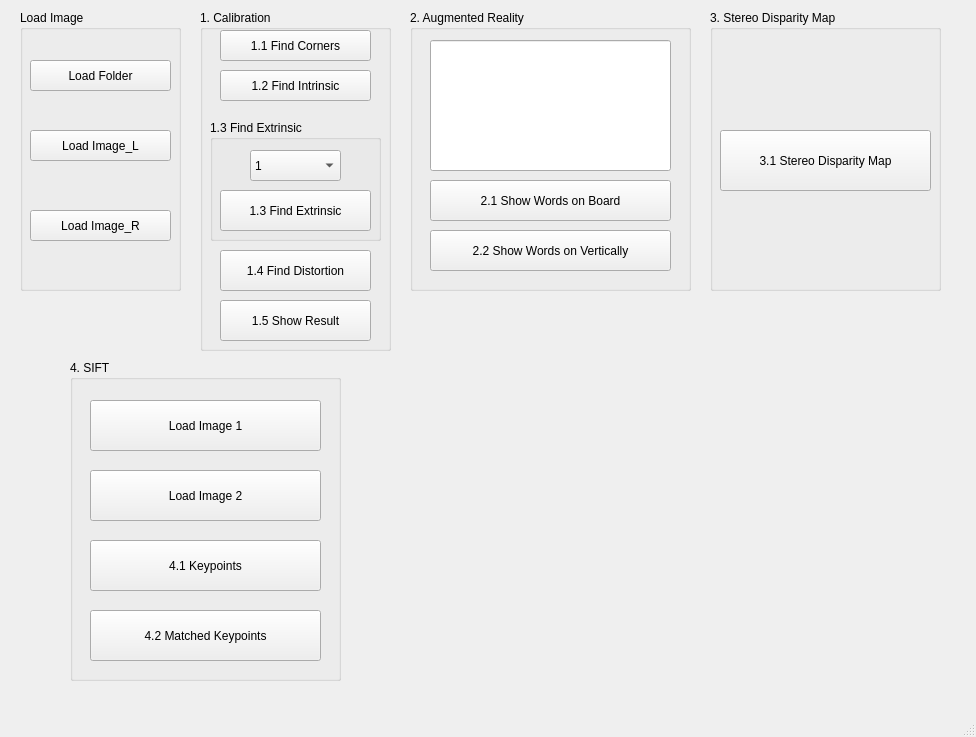
<?xml version="1.0" encoding="UTF-8"?>
<ui version="4.0">
 <class>MainWindow</class>
 <widget class="QMainWindow" name="MainWindow">
  <property name="geometry">
   <rect>
    <x>0</x>
    <y>0</y>
    <width>976</width>
    <height>737</height>
   </rect>
  </property>
  <property name="windowTitle">
   <string>MainWindow</string>
  </property>
  <widget class="QWidget" name="centralwidget">
   <widget class="QGroupBox" name="groupBox">
    <property name="geometry">
     <rect>
      <x>20</x>
      <y>10</y>
      <width>161</width>
      <height>281</height>
     </rect>
    </property>
    <property name="title">
     <string>Load Image</string>
    </property>
    <widget class="QPushButton" name="pushButton_1">
     <property name="geometry">
      <rect>
       <x>10</x>
       <y>50</y>
       <width>141</width>
       <height>31</height>
      </rect>
     </property>
     <property name="text">
      <string>Load Folder</string>
     </property>
    </widget>
    <widget class="QPushButton" name="pushButton_2">
     <property name="geometry">
      <rect>
       <x>10</x>
       <y>120</y>
       <width>141</width>
       <height>31</height>
      </rect>
     </property>
     <property name="text">
      <string>Load Image_L</string>
     </property>
    </widget>
    <widget class="QPushButton" name="pushButton_3">
     <property name="geometry">
      <rect>
       <x>10</x>
       <y>200</y>
       <width>141</width>
       <height>31</height>
      </rect>
     </property>
     <property name="text">
      <string>Load Image_R</string>
     </property>
    </widget>
   </widget>
   <widget class="QGroupBox" name="groupBox_2">
    <property name="geometry">
     <rect>
      <x>200</x>
      <y>10</y>
      <width>191</width>
      <height>341</height>
     </rect>
    </property>
    <property name="title">
     <string>1. Calibration</string>
    </property>
    <widget class="QPushButton" name="pushButton_4">
     <property name="geometry">
      <rect>
       <x>20</x>
       <y>20</y>
       <width>151</width>
       <height>31</height>
      </rect>
     </property>
     <property name="text">
      <string>1.1 Find Corners</string>
     </property>
    </widget>
    <widget class="QPushButton" name="pushButton_5">
     <property name="geometry">
      <rect>
       <x>20</x>
       <y>60</y>
       <width>151</width>
       <height>31</height>
      </rect>
     </property>
     <property name="text">
      <string>1.2 Find Intrinsic</string>
     </property>
    </widget>
    <widget class="QGroupBox" name="groupBox_3">
     <property name="geometry">
      <rect>
       <x>10</x>
       <y>110</y>
       <width>171</width>
       <height>121</height>
      </rect>
     </property>
     <property name="title">
      <string>1.3 Find Extrinsic</string>
     </property>
     <widget class="QPushButton" name="find_extrinsic_btn">
      <property name="geometry">
       <rect>
        <x>10</x>
        <y>70</y>
        <width>151</width>
        <height>41</height>
       </rect>
      </property>
      <property name="text">
       <string>1.3 Find Extrinsic</string>
      </property>
     </widget>
     <widget class="QComboBox" name="find_extrinsic_combobox">
      <property name="geometry">
       <rect>
        <x>40</x>
        <y>30</y>
        <width>91</width>
        <height>31</height>
       </rect>
      </property>
      <item>
       <property name="text">
        <string>1</string>
       </property>
      </item>
      <item>
       <property name="text">
        <string>2</string>
       </property>
      </item>
      <item>
       <property name="text">
        <string>3</string>
       </property>
      </item>
      <item>
       <property name="text">
        <string>4</string>
       </property>
      </item>
      <item>
       <property name="text">
        <string>5</string>
       </property>
      </item>
      <item>
       <property name="text">
        <string>6</string>
       </property>
      </item>
      <item>
       <property name="text">
        <string>7</string>
       </property>
      </item>
      <item>
       <property name="text">
        <string>8</string>
       </property>
      </item>
      <item>
       <property name="text">
        <string>9</string>
       </property>
      </item>
      <item>
       <property name="text">
        <string>10</string>
       </property>
      </item>
      <item>
       <property name="text">
        <string>11</string>
       </property>
      </item>
      <item>
       <property name="text">
        <string>12</string>
       </property>
      </item>
      <item>
       <property name="text">
        <string>13</string>
       </property>
      </item>
      <item>
       <property name="text">
        <string>14</string>
       </property>
      </item>
      <item>
       <property name="text">
        <string>15</string>
       </property>
      </item>
     </widget>
    </widget>
    <widget class="QPushButton" name="pushButton_7">
     <property name="geometry">
      <rect>
       <x>20</x>
       <y>240</y>
       <width>151</width>
       <height>41</height>
      </rect>
     </property>
     <property name="text">
      <string>1.4 Find Distortion</string>
     </property>
    </widget>
    <widget class="QPushButton" name="pushButton_8">
     <property name="geometry">
      <rect>
       <x>20</x>
       <y>290</y>
       <width>151</width>
       <height>41</height>
      </rect>
     </property>
     <property name="text">
      <string>1.5 Show Result</string>
     </property>
    </widget>
   </widget>
   <widget class="QGroupBox" name="groupBox_4">
    <property name="geometry">
     <rect>
      <x>410</x>
      <y>10</y>
      <width>281</width>
      <height>281</height>
     </rect>
    </property>
    <property name="title">
     <string>2. Augmented Reality</string>
    </property>
    <widget class="QPushButton" name="pushButton_9">
     <property name="geometry">
      <rect>
       <x>20</x>
       <y>170</y>
       <width>241</width>
       <height>41</height>
      </rect>
     </property>
     <property name="text">
      <string>2.1 Show Words on Board</string>
     </property>
    </widget>
    <widget class="QPushButton" name="pushButton_10">
     <property name="geometry">
      <rect>
       <x>20</x>
       <y>220</y>
       <width>241</width>
       <height>41</height>
      </rect>
     </property>
     <property name="text">
      <string>2.2 Show Words on Vertically</string>
     </property>
    </widget>
    <widget class="QLineEdit" name="lineEdit">
     <property name="geometry">
      <rect>
       <x>20</x>
       <y>30</y>
       <width>241</width>
       <height>131</height>
      </rect>
     </property>
    </widget>
   </widget>
   <widget class="QGroupBox" name="groupBox_5">
    <property name="geometry">
     <rect>
      <x>710</x>
      <y>10</y>
      <width>231</width>
      <height>281</height>
     </rect>
    </property>
    <property name="title">
     <string>3. Stereo Disparity Map</string>
    </property>
    <widget class="QPushButton" name="pushButton_11">
     <property name="geometry">
      <rect>
       <x>10</x>
       <y>120</y>
       <width>211</width>
       <height>61</height>
      </rect>
     </property>
     <property name="text">
      <string>3.1 Stereo Disparity Map</string>
     </property>
    </widget>
   </widget>
   <widget class="QGroupBox" name="groupBox_6">
    <property name="geometry">
     <rect>
      <x>70</x>
      <y>360</y>
      <width>271</width>
      <height>321</height>
     </rect>
    </property>
    <property name="title">
     <string>4. SIFT</string>
    </property>
    <widget class="QPushButton" name="pushButton_12">
     <property name="geometry">
      <rect>
       <x>20</x>
       <y>40</y>
       <width>231</width>
       <height>51</height>
      </rect>
     </property>
     <property name="text">
      <string>Load Image 1</string>
     </property>
    </widget>
    <widget class="QPushButton" name="pushButton_13">
     <property name="geometry">
      <rect>
       <x>20</x>
       <y>110</y>
       <width>231</width>
       <height>51</height>
      </rect>
     </property>
     <property name="text">
      <string>Load Image 2</string>
     </property>
    </widget>
    <widget class="QPushButton" name="pushButton_14">
     <property name="geometry">
      <rect>
       <x>20</x>
       <y>180</y>
       <width>231</width>
       <height>51</height>
      </rect>
     </property>
     <property name="text">
      <string>4.1 Keypoints</string>
     </property>
    </widget>
    <widget class="QPushButton" name="pushButton_15">
     <property name="geometry">
      <rect>
       <x>20</x>
       <y>250</y>
       <width>231</width>
       <height>51</height>
      </rect>
     </property>
     <property name="text">
      <string>4.2 Matched Keypoints</string>
     </property>
    </widget>
   </widget>
  </widget>
  <widget class="QMenuBar" name="menubar">
   <property name="geometry">
    <rect>
     <x>0</x>
     <y>0</y>
     <width>976</width>
     <height>24</height>
    </rect>
   </property>
  </widget>
  <widget class="QStatusBar" name="statusbar"/>
 </widget>
 <resources/>
 <connections/>
</ui>
